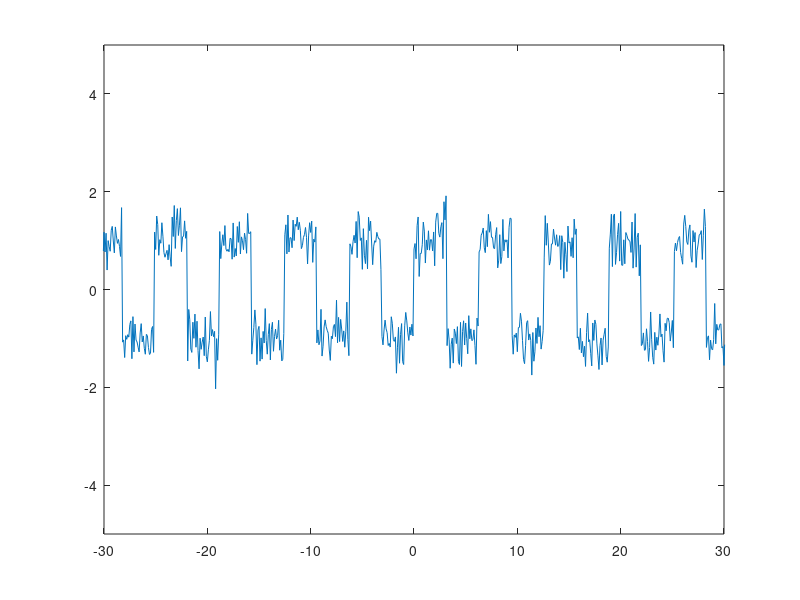
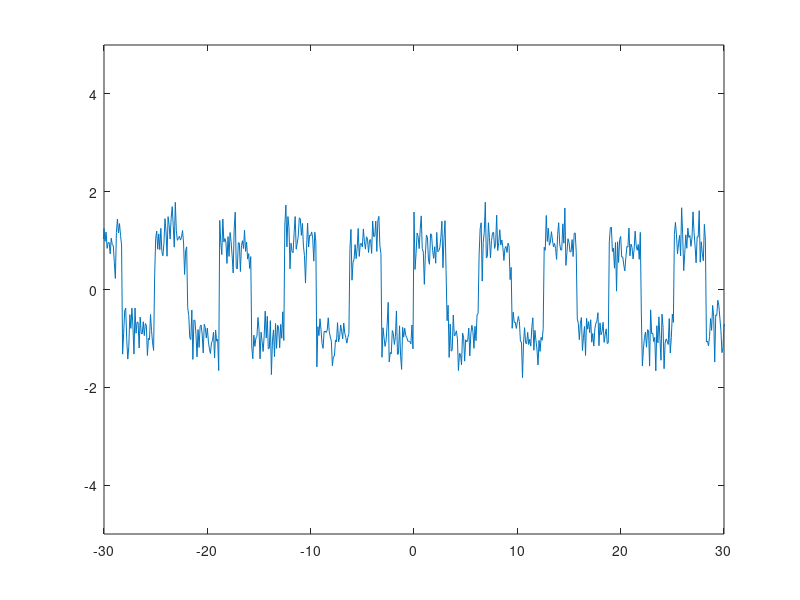
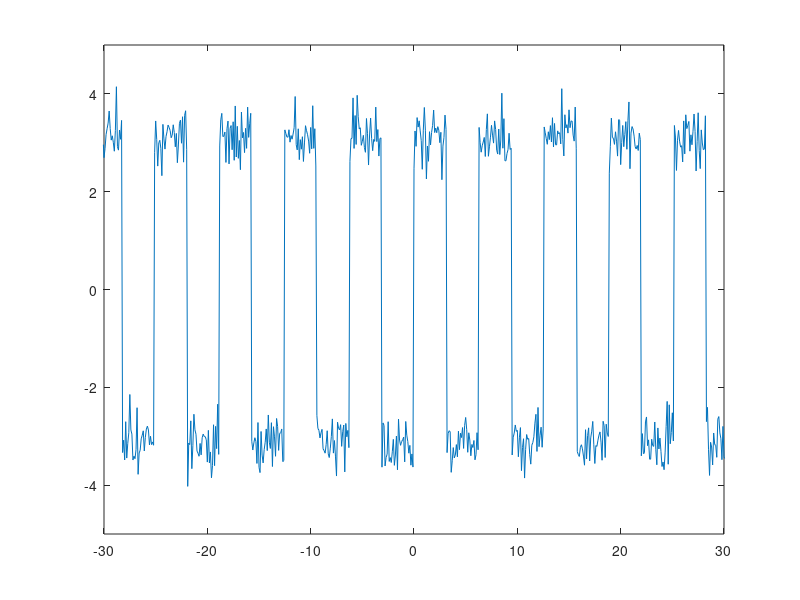

Source code (MATLAB) for these figures, in order:
t = -600 : 0.1 : 600;
len = length(t);
x = square(t);
snrdb = 5;
% 高斯
figure
y = x + randn(1 , len) * 10^(-snrdb / 10);
plot(t, y)
axis([-30 30 -5 5])
% 瑞利
figure
y = real(x * (raylrnd(1 / sqrt(2), 1, 1) * exp(2 * pi * 1j * rand(1, 1)))) + randn(1 , len) * 10^(-snrdb / 10);
plot(t, y)
axis([-30 30 -5 5])
% 莱斯
figure
y = x * random('Rician', 2, 1/sqrt(2)) + randn(1 , len) * 10^(-snrdb / 10);
plot(t, y)
axis([-30 30 -5 5])